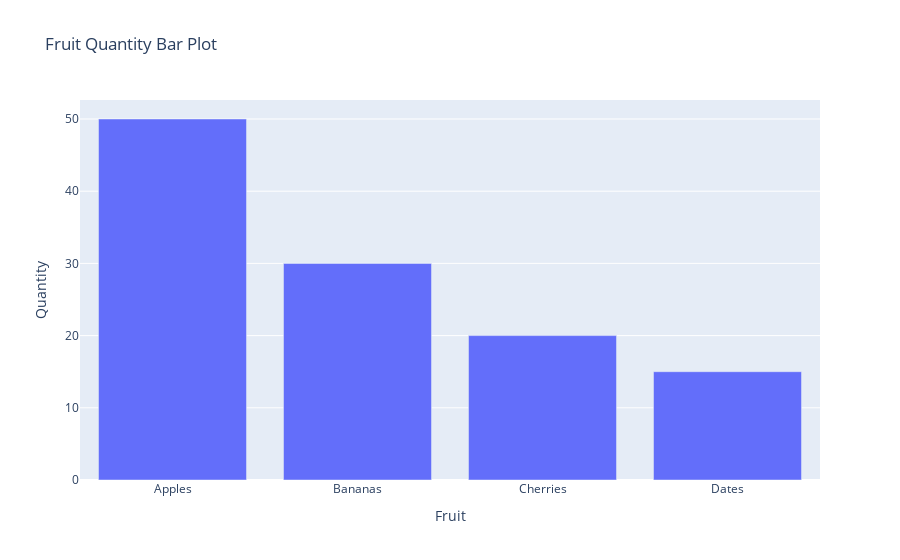

This figure's notebook cell:
### Code cell
# Generate a bar plot using Plotly ? 
import plotly.express as px
data = {
    'Fruit': ['Apples', 'Bananas', 'Cherries', 'Dates'],
    'Quantity': [50, 30, 20, 15]
}
import pandas as pd
df = pd.DataFrame(data)
fig = px.bar(df, x='Fruit', y='Quantity', title='Fruit Quantity Bar Plot')
fig.show()

### Figure 1 — Plotly figure (JSON) as saved in the notebook; plotly's stock layout.template omitted (floating-point values rounded to 4 significant figures)
{"data": [{"hovertemplate": "Fruit=%{x}<br>Quantity=%{y}<extra></extra>", "legendgroup": "", "marker": {"color": "#636efa", "pattern": {"shape": ""}}, "name": "", "orientation": "v", "showlegend": false, "textposition": "auto", "type": "bar", "x": ["Apples", "Bananas", "Cherries", "Dates"], "xaxis": "x", "y": [50, 30, 20, 15], "yaxis": "y"}], "layout": {"barmode": "relative", "legend": {"tracegroupgap": 0}, "title": {"text": "Fruit Quantity Bar Plot"}, "xaxis": {"anchor": "y", "domain": [0, 1], "title": {"text": "Fruit"}}, "yaxis": {"anchor": "x", "domain": [0, 1], "title": {"text": "Quantity"}}}}
